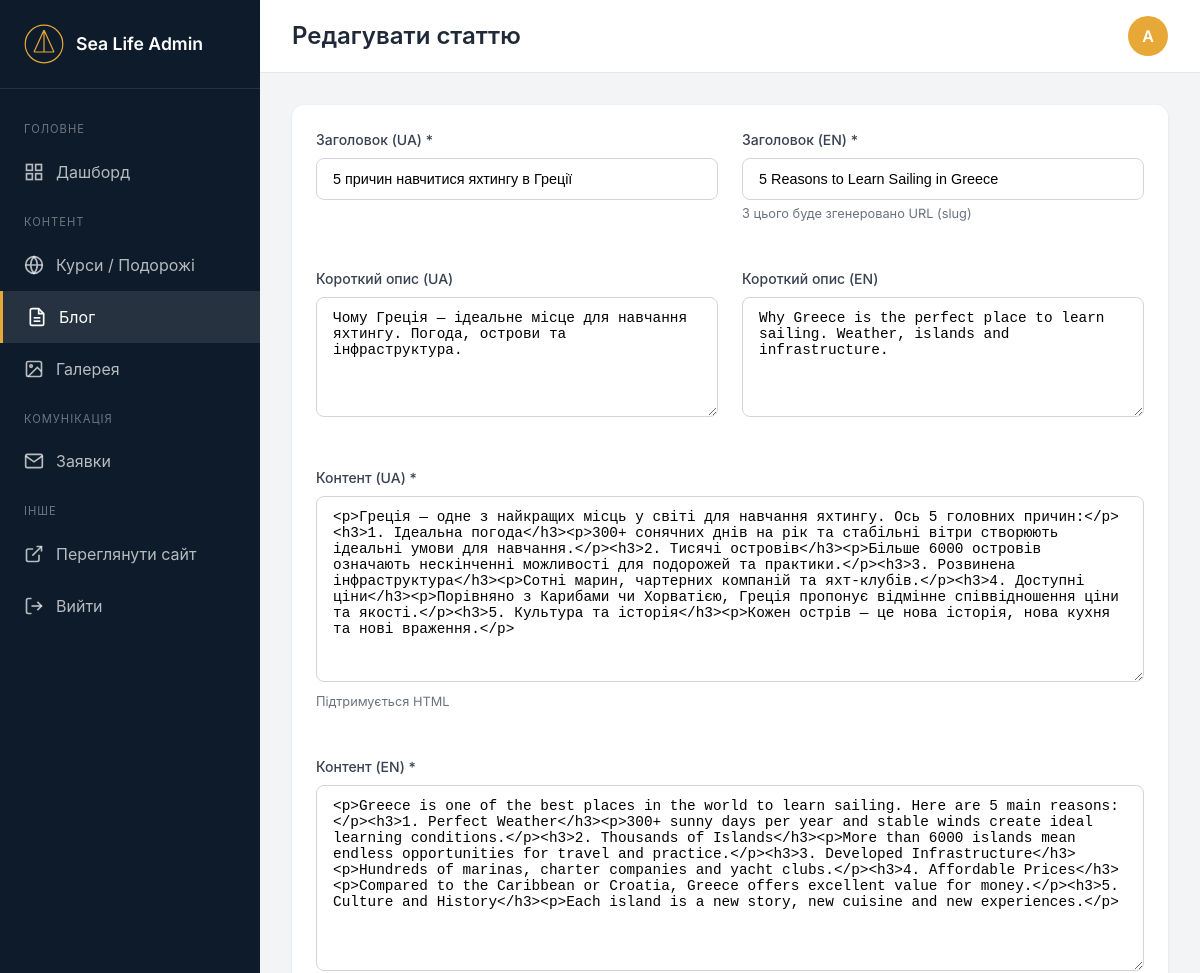
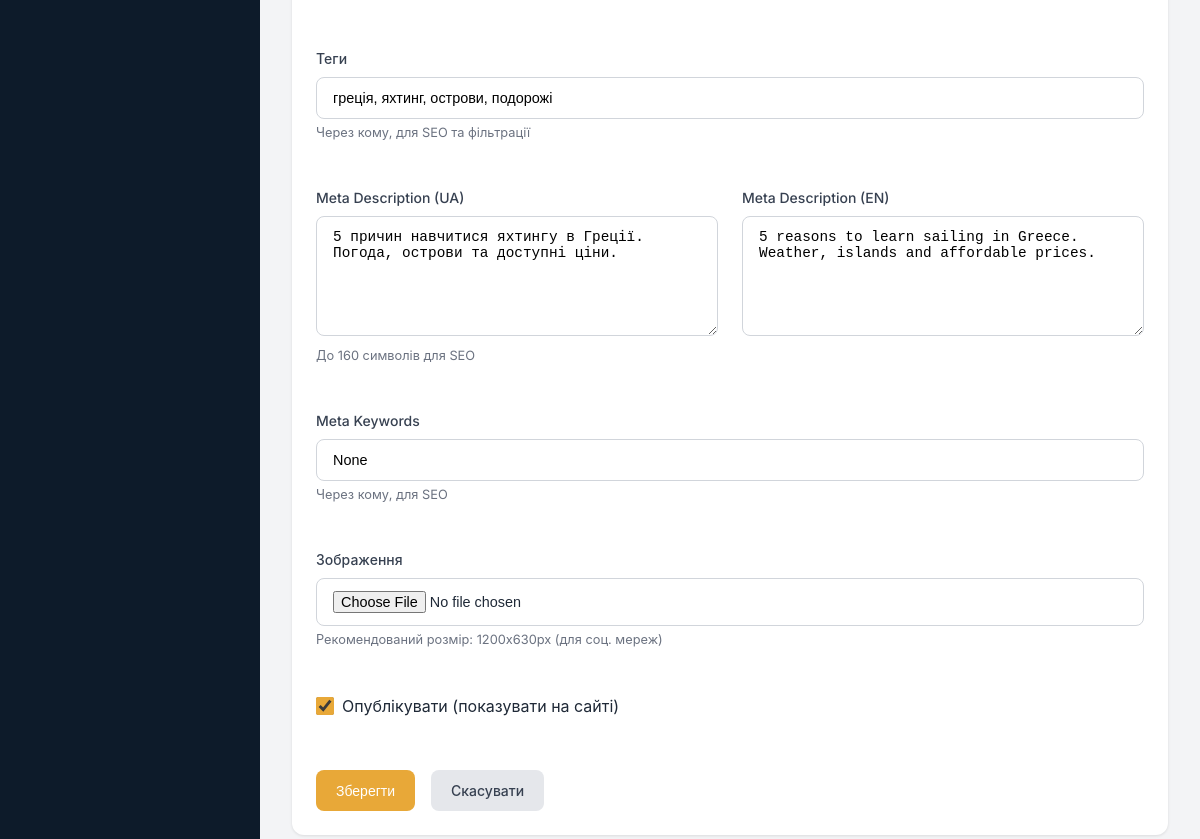
Page /admin/blog/edit/2 (signed in) on the committed database (2 pictures, top to bottom).
### app.py (models this page shows)
class BlogPost(db.Model):
    id = db.Column(db.Integer, primary_key=True)
    title_uk = db.Column(db.String(300), nullable=False)
    title_en = db.Column(db.String(300), nullable=False)
    slug = db.Column(db.String(300), unique=True, nullable=False)
    excerpt_uk = db.Column(db.Text)
    excerpt_en = db.Column(db.Text)
    content_uk = db.Column(db.Text, nullable=False)
    content_en = db.Column(db.Text, nullable=False)
    image = db.Column(db.String(300))
    tags = db.Column(db.String(500))  # Comma-separated
    meta_description_uk = db.Column(db.String(300))
    meta_description_en = db.Column(db.String(300))
    meta_keywords = db.Column(db.String(500))
    is_published = db.Column(db.Boolean, default=True)
    views = db.Column(db.Integer, default=0)
    created_at = db.Column(db.DateTime, default=datetime.utcnow)
    updated_at = db.Column(db.DateTime, default=datetime.utcnow, onupdate=datetime.utcnow)

### app.py (the view, shortened to what this page needs)
@app.route('/admin/blog/edit/<int:post_id>', methods=['GET', 'POST'])
@login_required
def admin_blog_edit(post_id):
    post = BlogPost.query.get_or_404(post_id)
    return render_template('admin/blog_form.html', post=post)

### app.py (called while the page is built)
@login_manager.user_loader
def load_user(user_id):
    return Admin.query.get(int(user_id))

@app.context_processor
def inject_globals():
    lang = request.args.get('lang', session.get('lang', 'uk'))
    session['lang'] = lang
    return {
        'lang': lang,
        'current_year': datetime.now().year
    }

### templates/admin/blog_form.html (shortened to what this page needs)
{% extends 'admin/base.html' %}
{% block page_title %}{{ 'Редагувати' if post else 'Додати' }} статтю{% endblock %}
{% block content %}
<div class="card">
    <div class="card-body">
        <form method="POST" enctype="multipart/form-data">
            <div class="form-grid">
                <div class="form-group">
                    <label class="form-label">Заголовок (UA) *</label>
                    <input type="text" name="title_uk" class="form-control" value="{{ post.title_uk if post else '' }}" required>
                </div>
                <div class="form-group">
                    <label class="form-label">Заголовок (EN) *</label>
                    <input type="text" name="title_en" class="form-control" value="{{ post.title_en if post else '' }}" required>
                    <span class="form-hint">З цього буде згенеровано URL (slug)</span>
                </div>
                <div class="form-group">
                    <label class="form-label">Короткий опис (UA)</label>
                    <textarea name="excerpt_uk" class="form-control" rows="2">{{ post.excerpt_uk if post else '' }}</textarea>
                </div>
                <div class="form-group">
                    <label class="form-label">Короткий опис (EN)</label>
                    <textarea name="excerpt_en" class="form-control" rows="2">{{ post.excerpt_en if post else '' }}</textarea>
                </div>
                <div class="form-group full-width">
                    <label class="form-label">Контент (UA) *</label>
                    <textarea name="content_uk" class="form-control" rows="10" required>{{ post.content_uk if post else '' }}</textarea>
                    <span class="form-hint">Підтримується HTML</span>
                </div>
                <div class="form-group full-width">
                    <label class="form-label">Контент (EN) *</label>
                    <textarea name="content_en" class="form-control" rows="10" required>{{ post.content_en if post else '' }}</textarea>
                </div>
                <div class="form-group full-width">
                    <label class="form-label">Теги</label>
                    <input type="text" name="tags" class="form-control" value="{{ post.tags if post else '' }}" placeholder="яхтинг, навчання, греція">
                    <span class="form-hint">Через кому, для SEO та фільтрації</span>
                </div>
                <div class="form-group">
                    <label class="form-label">Meta Description (UA)</label>
                    <textarea name="meta_description_uk" class="form-control" rows="2" maxlength="160">{{ post.meta_description_uk if post else '' }}</textarea>
                    <span class="form-hint">До 160 символів для SEO</span>
                </div>
                <div class="form-group">
                    <label class="form-label">Meta Description (EN)</label>
                    <textarea name="meta_description_en" class="form-control" rows="2" maxlength="160">{{ post.meta_description_en if post else '' }}</textarea>
                </div>
                <div class="form-group full-width">
                    <label class="form-label">Meta Keywords</label>
                    <input type="text" name="meta_keywords" class="form-control" value="{{ post.meta_keywords if post else '' }}" placeholder="yacht school, sailing, greece">
                    <span class="form-hint">Через кому, для SEO</span>
                </div>
                <div class="form-group full-width">
                    <label class="form-label">Зображення</label>
                    <input type="file" name="image" class="form-control" accept="image/*">
                    <span class="form-hint">Рекомендований розмір: 1200x630px (для соц. мереж)</span>
                </div>
                <div class="form-group full-width">
                    <label class="form-check">
                        <input type="checkbox" name="is_published" {% if not post or post.is_published %}checked{% endif %}>
                        Опублікувати (показувати на сайті)
                    </label>
                </div>
            </div>
            <div style="display: flex; gap: 1rem; margin-top: 2rem;">
                <button type="submit" class="btn btn-primary">Зберегти</button>
                <a href="{{ url_for('admin_blog') }}" class="btn btn-secondary">Скасувати</a>
            </div>
        </form>
    </div>
</div>
{% endblock %}

### static/css/admin.css (style rules this page uses)
:root { --primary: #E8A838; --primary-dark: #D4922A; --dark-blue: #0D1B2A; --navy: #1B263B; --white: #FFFFFF; --gray-50: #F9FAFB; --gray-100: #F3F4F6; --gray-200: #E5E7EB; --gray-300: #D1D5DB; --gray-400: #9CA3AF; --gray-500: #6B7280; --gray-600: #4B5563; --gray-700: #374151; --gray-800: #1F2937; --success: #10B981; --warning: #F59E0B; --danger: #EF4444; --info: #3B82F6; }
* { box-sizing: border-box; margin: 0; padding: 0; }
body { font-family: 'Inter', -apple-system, BlinkMacSystemFont, sans-serif; background: var(--gray-100); color: var(--gray-800); line-height: 1.5; }
.card { background: var(--white); border-radius: 12px; box-shadow: 0 1px 3px rgba(0,0,0,0.1); overflow: hidden; }
.card-body { padding: 1.5rem; }
.btn { display: inline-flex; align-items: center; gap: 0.5rem; padding: 0.625rem 1.25rem; font-size: 0.875rem; font-weight: 500; border-radius: 8px; border: none; cursor: pointer; transition: all 0.2s; text-decoration: none; }
.btn-primary { background: var(--primary); color: var(--white); }
.btn-secondary { background: var(--gray-200); color: var(--gray-700); }
.form-grid { display: grid; grid-template-columns: repeat(2, 1fr); gap: 1.5rem; }
.form-group { margin-bottom: 1.25rem; }
.form-group.full-width { grid-column: 1 / -1; }
.form-label { display: block; font-weight: 500; font-size: 0.875rem; margin-bottom: 0.5rem; color: var(--gray-700); }
.form-control { width: 100%; padding: 0.75rem 1rem; font-size: 0.9rem; border: 1px solid var(--gray-300); border-radius: 8px; transition: all 0.2s; background: var(--white); }
textarea.form-control { min-height: 120px; resize: vertical; }
.form-check { display: flex; align-items: center; gap: 0.5rem; }
.form-check input[type="checkbox"] { width: 18px; height: 18px; accent-color: var(--primary); }
.form-hint { font-size: 0.8rem; color: var(--gray-500); margin-top: 0.25rem; }

### rows in the picture
BlogPost: title_uk "5 причин навчитися яхтингу в Греції", title_en "5 Reasons to Learn Sailing in Greece", excerpt_uk "Чому Греція — ідеальне місце для навчання яхтингу. Погода, острови та інфраструктура.", excerpt_en "Why Greece is the perfect place to learn sailing. Weather, islands and infrastructure.", content_uk "<p>Греція — одне з найкращих місць у світі для навчання яхтингу. Ось 5 головних причин:</p><h3>1. Ідеальна погода</h3><p>300+ сонячних днів на рік та стабільні вітри створюють ідеальні умови для навчання.</p><h3>2. Тисячі островів</h3><p>Більше 6000 островів означають нескінченні можливості для подорожей та практики.</p><h3>3. Розвинена інфраструктура</h3><p>Сотні марин, чартерних компаній та яхт-клубів.</p><h3>4. Доступні ціни</h3><p>Порівняно з Карибами чи Хорватією, Греція пропонує відмінне співвідношення ціни та якості.</p><h3>5. Культура та історія</h3><p>Кожен острів — це нова історія, нова кухня та нові враження.</p>", content_en "<p>Greece is one of the best places in the world to learn sailing. Here are 5 main reasons:</p><h3>1. Perfect Weather</h3><p>300+ sunny days per year and stable winds create ideal learning conditions.</p><h3>2. Thousands of Islands</h3><p>More than 6000 islands mean endless opportunities for travel and practice.</p><h3>3. Developed Infrastructure</h3><p>Hundreds of marinas, charter companies and yacht clubs.</p><h3>4. Affordable Prices</h3><p>Compared to the Caribbean or Croatia, Greece offers excellent value for money.</p><h3>5. Culture and History</h3><p>Each island is a new story, new cuisine and new experiences.</p>", tags "греція, яхтинг, острови, подорожі", meta_description_uk "5 причин навчитися яхтингу в Греції. Погода, острови та доступні ціни.", meta_description_en "5 reasons to learn sailing in Greece. Weather, islands and affordable prices.", meta_keywords "None", is_published "☑"

### other values in the picture
{{ 'Редагувати' if post else 'Додати' }} "Редагувати"
